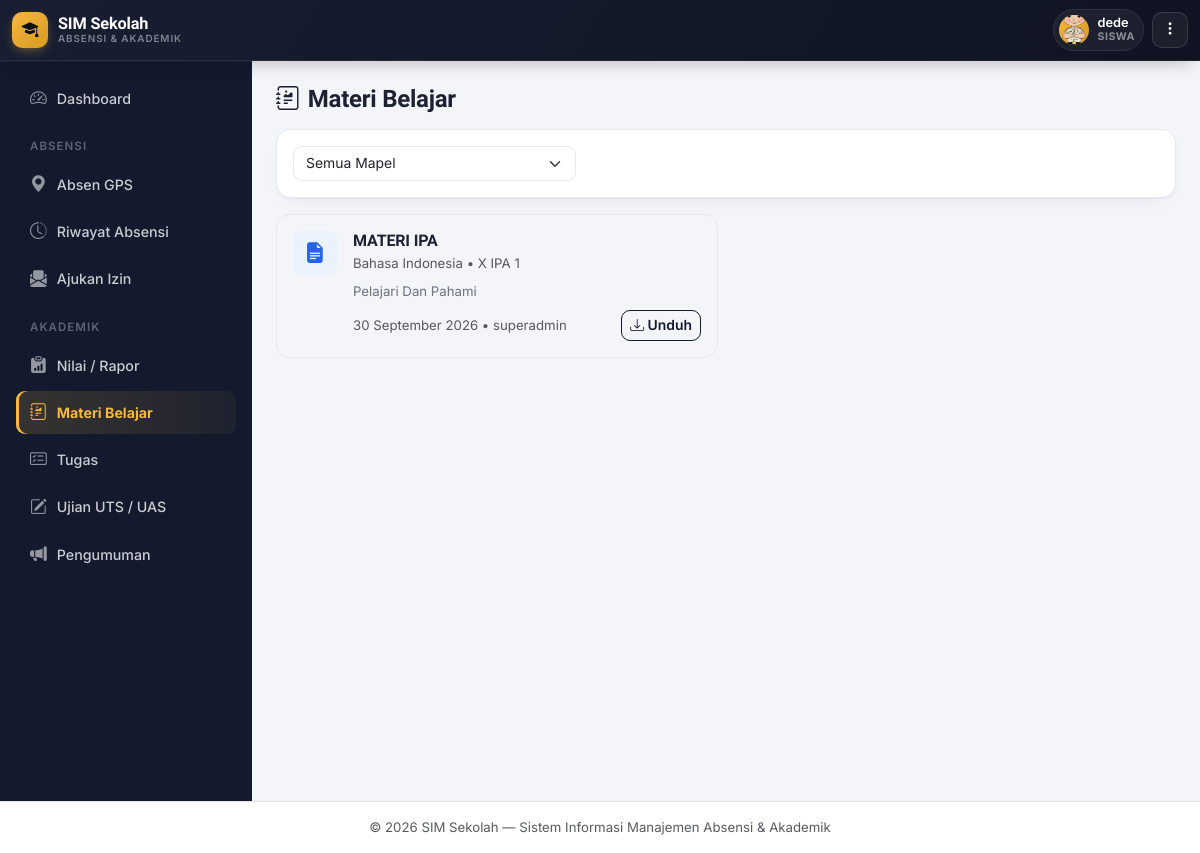
The app's page /elearning/materi.php (signed in) with its own data.
### tables this page shows
CREATE TABLE `siswa` (
  `id` int NOT NULL,
  `nis` varchar(20) NOT NULL,
  `nisn` varchar(20) DEFAULT NULL,
  `nama_lengkap` varchar(100) NOT NULL,
  `jenis_kelamin` enum('L','P') NOT NULL,
  `tempat_lahir` varchar(50) DEFAULT NULL,
  `tanggal_lahir` date DEFAULT NULL,
  `agama` varchar(30) DEFAULT NULL,
  `alamat` text,
  `no_hp` varchar(20) DEFAULT NULL,
  `email` varchar(100) DEFAULT NULL,
  `nama_ayah` varchar(100) DEFAULT NULL,
  `nama_ibu` varchar(100) DEFAULT NULL,
  `no_hp_ortu` varchar(20) DEFAULT NULL,
  `pekerjaan_ortu` varchar(50) DEFAULT NULL,
  `foto` varchar(255) DEFAULT NULL,
  `kelas_id` int DEFAULT NULL,
  `status` enum('Aktif','Pindah','Lulus','Keluar') DEFAULT 'Aktif',
  `tanggal_masuk` date DEFAULT NULL,
  `created_at` timestamp NULL DEFAULT CURRENT_TIMESTAMP
);

CREATE TABLE `elearning_materi` (
  `id` int NOT NULL,
  `kelas_id` int NOT NULL,
  `mapel_id` int NOT NULL,
  `guru_id` int DEFAULT NULL,
  `guru_nama` varchar(100) DEFAULT NULL,
  `judul` varchar(150) NOT NULL,
  `deskripsi` text,
  `file_materi` varchar(255) DEFAULT NULL,
  `file_nama_asli` varchar(255) DEFAULT NULL,
  `tanggal` date NOT NULL,
  `created_at` timestamp NULL DEFAULT CURRENT_TIMESTAMP
);

CREATE TABLE `mata_pelajaran` (
  `id` int NOT NULL,
  `kode_mapel` varchar(20) DEFAULT NULL,
  `nama_mapel` varchar(100) NOT NULL,
  `kkm` int DEFAULT '75'
);

CREATE TABLE `kelas` (
  `id` int NOT NULL,
  `nama_kelas` varchar(50) NOT NULL,
  `tingkat` varchar(10) NOT NULL,
  `jurusan` varchar(50) DEFAULT NULL,
  `wali_kelas` varchar(100) DEFAULT NULL,
  `wali_kelas_user_id` int DEFAULT NULL,
  `tahun_ajaran` varchar(20) NOT NULL,
  `created_at` timestamp NULL DEFAULT CURRENT_TIMESTAMP
);

### includes/functions.php (called while the page is built, shortened)
<?php
function clean($str) {
    return htmlspecialchars(trim($str ?? ''), ENT_QUOTES, 'UTF-8');
}
function formatTanggalIndo($tanggal) {
    $bulan = ['01'=>'Januari','02'=>'Februari','03'=>'Maret','04'=>'April','05'=>'Mei','06'=>'Juni',
              '07'=>'Juli','08'=>'Agustus','09'=>'September','10'=>'Oktober','11'=>'November','12'=>'Desember'];
    $d = date('d', strtotime($tanggal));
    $m = date('m', strtotime($tanggal));
    $y = date('Y', strtotime($tanggal));
    return "{$d} {$bulan[$m]} {$y}";
}

### includes/auth.php (called while the page is built, shortened)
<?php
require_once __DIR__ . '/functions.php';
function currentUser() {
    return [
        'id'       => $_SESSION['user_id'] ?? null,
        'nama'     => $_SESSION['user_nama'] ?? '',
        'role'     => $_SESSION['user_role'] ?? '',
        'siswa_id' => $_SESSION['user_siswa_id'] ?? null,
    ];
}

### elearning/materi.php (the view, shortened to what this page needs)
<?php
require_once __DIR__ . '/../includes/auth.php';
$user = currentUser();
$kelasSaya = null;
$filterKelas = $kelasSaya ? $kelasSaya['id'] : ($_GET['kelas_id'] ?? '');
if ($user['role'] === 'siswa') {
    $stmtS = $pdo->prepare("SELECT kelas_id FROM siswa WHERE id = ?");
    $stmtS->execute([$user['siswa_id']]);
    $filterKelas = $stmtS->fetchColumn() ?: 0;
}
$sql = "SELECT mt.*, k.nama_kelas, mp.nama_mapel FROM elearning_materi mt
        JOIN kelas k ON mt.kelas_id = k.id
        JOIN mata_pelajaran mp ON mt.mapel_id = mp.id
        WHERE 1=1";
$params = [];
if ($filterKelas !== '') { $sql .= " AND mt.kelas_id = ?"; $params[] = $filterKelas; }
$sql .= " ORDER BY mt.tanggal DESC, mt.id DESC";
$stmt = $pdo->prepare($sql);
$stmt->execute($params);
$data = $stmt->fetchAll();
include __DIR__ . '/../includes/header.php';
?>
<div class="d-flex justify-content-between align-items-center mb-3 flex-wrap gap-2">
  <h4 class="fw-bold mb-0"><i class="bi bi-journal-richtext me-2"></i>Materi Belajar</h4>
</div>
<div class="card p-3 mb-3">
  <form method="GET" class="row g-2">
    <div class="col-md-4">
      <select name="mapel_id" class="form-select" onchange="this.form.submit()">
        <option value="">Semua Mapel</option>
      </select>
    </div>
  </form>
</div>
<div class="row g-3">
  <?php foreach ($data as $m): ?>
  <div class="col-md-6">
    <div class="elearn-card d-flex gap-3">
      <div class="elearn-icon materi"><i class="bi bi-file-earmark-text-fill"></i></div>
      <div class="flex-grow-1">
        <div class="d-flex justify-content-between align-items-start">
          <h6 class="fw-bold mb-1"><?= clean($m['judul']) ?></h6>
        </div>
        <div class="small text-muted mb-2"><?= clean($m['nama_mapel']) ?> &bull; <?= clean($m['nama_kelas']) ?></div>
        <?php if ($m['deskripsi']): ?><p class="small mb-2" style="white-space:pre-line;"><?= clean($m['deskripsi']) ?></p><?php endif; ?>
        <div class="d-flex justify-content-between align-items-center">
          <small class="text-muted"><?= formatTanggalIndo($m['tanggal']) ?> &bull; <?= clean($m['guru_nama'] ?: 'Guru') ?></small>
          <?php if ($m['file_materi']): ?>
            <a href="<?= BASE_URL ?>/uploads/materi/<?= clean($m['file_materi']) ?>" target="_blank" class="btn btn-sm btn-outline-primary"><i class="bi bi-download"></i> Unduh</a>
          <?php endif; ?>
        </div>
      </div>
    </div>
  </div>
  <?php endforeach; ?>
</div>
<?php include __DIR__ . '/../includes/footer.php'; ?>

### includes/header.php (shortened to what this page needs)
<!DOCTYPE html>
<html lang="id">
<head>
<link href="https://cdn.jsdelivr.net/npm/bootstrap@5.3.3/dist/css/bootstrap.min.css" rel="stylesheet">
<link href="https://cdn.jsdelivr.net/npm/bootstrap-icons@1.11.3/font/bootstrap-icons.css" rel="stylesheet">
<link href="<?= BASE_URL ?>/assets/css/style.css" rel="stylesheet">
</head>
<body>
<?php
$roleNow = currentUser()['role'];
$roleLabel = ['admin'=>'Admin','guru'=>'Guru','wali_kelas'=>'Wali Kelas','siswa'=>'Siswa'][$roleNow] ?? $roleNow;
$namaNow = currentUser()['nama'];
$inisial = strtoupper(mb_substr($namaNow ?: '?', 0, 1));
$fotoTopbar = null;
if ($roleNow === 'siswa' && !empty(currentUser()['siswa_id'])) {
    $fotoPath = __DIR__ . '/../uploads/foto_siswa/';
    $stmtFotoNow = $pdo->prepare("SELECT foto FROM siswa WHERE id = ?");
    $stmtFotoNow->execute([currentUser()['siswa_id']]);
    $fotoNow = $stmtFotoNow->fetchColumn();
    if ($fotoNow && is_file($fotoPath . $fotoNow)) {
        $fotoTopbar = BASE_URL . '/uploads/foto_siswa/' . $fotoNow;
    }
}
?>
<nav class="navbar navbar-expand-lg gv-topbar sticky-top">
  <div class="container-fluid">
    <a class="gv-brand" href="<?= BASE_URL ?>/index.php">
      <span class="gv-brand-badge"><i class="bi bi-mortarboard-fill"></i></span>
      <span class="gv-brand-text d-none d-sm-block">
        SIM Sekolah
        <small>Absensi &amp; Akademik</small>
      </span>
    </a>
    <div class="ms-auto d-flex align-items-center gap-2">
      <div class="gv-user-chip">
        <div class="gv-user-avatar">
          <?php if ($fotoTopbar): ?>
            <img src="<?= clean($fotoTopbar) ?>" alt="Foto profil">
          <?php else: ?>
            <?= clean($inisial) ?>
          <?php endif; ?>
        </div>
        <div class="gv-user-meta d-none d-sm-block">
          <div class="name"><?= clean($namaNow) ?></div>
          <div class="role"><?= clean($roleLabel) ?></div>
        </div>
      </div>
      <div class="gv-more-wrap">
        <button class="gv-more-btn" type="button" id="btnUserMenu" aria-expanded="false" title="Menu akun">
          <i class="bi bi-three-dots-vertical"></i>
        </button>
      </div>
    </div>
  </div>
</nav>
<div class="d-flex">
<?php include __DIR__ . '/sidebar.php'; ?>
<main class="flex-grow-1 p-3 p-md-4 content-area">

### assets/css/style.css (style rules this page uses)
:root { --ink: #14173A; --ink-soft: #565B82; --bg: #F1F3FA; --surface: #FFFFFF; --line: #E4E7F2; --brand: #4338CA; --brand-2: #6D28D9; --brand-soft: #EEECFD; --gps: #0D9488; --gps-2: #0EA5A4; --gps-soft: #E1F5F3; --good: #16A34A; --good-soft: #E7F7ED; --warn: #D97706; --warn-soft: #FEF3E1; --bad: #DC2626; --bad-soft: #FCE8E7; --info: #2563EB; --info-soft: #E8EEFD; --radius-lg: 20px; --radius-md: 14px; --radius-sm: 9px; --shadow-1: 0 1px 2px rgba(20,23,58,.04), 0 8px 24px -12px rgba(20,23,58,.10); --shadow-2: 0 4px 10px rgba(20,23,58,.06), 0 16px 40px -16px rgba(20,23,58,.18); }
* { box-sizing: border-box; }
body { background: var(--bg); color: var(--ink); font-family: 'Inter', system-ui, sans-serif; font-size: .945rem; -webkit-font-smoothing: antialiased; }
h1, h2, h3, h4, h5, h6, .font-display { font-family: 'Sora', 'Inter', sans-serif; letter-spacing: -0.01em; color: var(--ink); }
a { text-decoration: none; }
small, .small { color: var(--ink-soft); }
.content-area { min-height: calc(100vh - 60px); padding-bottom: 90px; }
.card { border: 1px solid var(--line); border-radius: var(--radius-md); box-shadow: var(--shadow-1); }
.form-control, .form-select { border-radius: var(--radius-sm); border-color: var(--line); font-size: .89rem; }
.btn { border-radius: var(--radius-sm); font-weight: 600; font-size: .87rem; }
.btn-outline-primary { color: var(--brand); border-color: var(--brand); }
.elearn-card { border-radius: var(--radius-md); border: 1px solid var(--line); padding: 16px; transition: box-shadow .15s ease, transform .15s ease; }
.elearn-icon { width: 44px; height: 44px; border-radius: var(--radius-sm); display: flex; align-items: center; justify-content: center; font-size: 1.3rem; flex-shrink: 0; }
.elearn-icon.materi { background: var(--info-soft); color: var(--info); }

### includes/theme_gov.php (style rules this page uses)
:root { --navy:#131A2E; --navy-2:#0B0F1D; --navy-3:#1C2540; --gold:#F4B740; --gold-soft:#FDF3DD; --bg:#F4F5F9; --surface:#FFFFFF; --line:#E7E9F1; --ink:#1C2233; --ink-soft:#6B7280; --brand:#131A2E; --brand-2:#0B0F1D; --brand-soft:#EEF0F8; --gps:#2563EB; --gps-soft:#EAF2FE; --good:#16A34A; --good-soft:#E7F6EC; --warn:#EA7A1B; --warn-soft:#FDEEE0; --bad:#DC2626; --bad-soft:#FCEAEA; --info:#2563EB; --info-soft:#EAF2FE; --r-lg:16px; --r-md:12px; --r-sm:9px; --sh-sm:0 1px 2px rgba(19,26,46,.04), 0 1px 3px rgba(19,26,46,.06); --sh-md:0 4px 10px -2px rgba(19,26,46,.08), 0 8px 24px -8px rgba(19,26,46,.10); --sh-lg:0 12px 28px -6px rgba(19,26,46,.16), 0 4px 10px -4px rgba(19,26,46,.10); --ease:cubic-bezier(.4,0,.2,1); }
* { scrollbar-width:thin; scrollbar-color:#C7CBDA transparent; }
body { background:var(--bg); color:var(--ink); font-family:'Inter',system-ui,sans-serif; }
.form-control, .form-select { border-radius:var(--r-sm); border-color:var(--line); font-size:.87rem; transition:border-color .15s, box-shadow .15s; }

### records on screen
siswa: foto (picture)
elearning_materi: judul "MATERI IPA", mapel.nama_mapel "Bahasa Indonesia", kelas.nama_kelas "X IPA 1", deskripsi "Pelajari Dan Pahami", tanggal "30 September 2026", guru_nama "superadmin"

### other values on screen
$namaNow "dede"
$roleLabel "SISWA"
$labelMenuIzin "Ajukan Izin"
